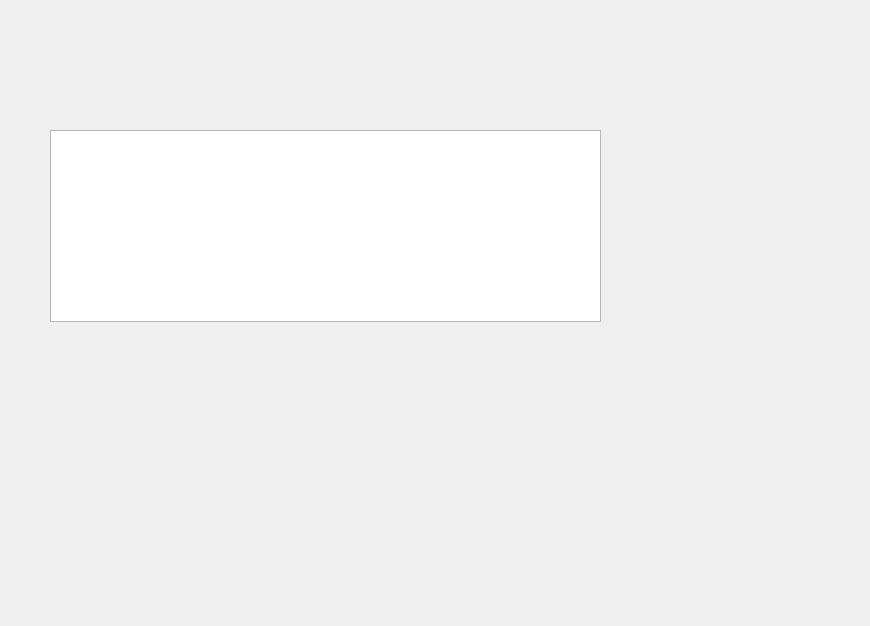
<?xml version="1.0" encoding="UTF-8"?>
<ui version="4.0">
 <class>QuotesIndexWindow</class>
 <widget class="QWidget" name="QuotesIndexWindow">
  <property name="geometry">
   <rect>
    <x>0</x>
    <y>0</y>
    <width>870</width>
    <height>626</height>
   </rect>
  </property>
  <property name="windowTitle">
   <string>Form</string>
  </property>
  <widget class="QListView" name="quotestListView">
   <property name="geometry">
    <rect>
     <x>50</x>
     <y>130</y>
     <width>551</width>
     <height>192</height>
    </rect>
   </property>
   <property name="resizeMode">
    <enum>QListView::Adjust</enum>
   </property>
   <property name="viewMode">
    <enum>QListView::ListMode</enum>
   </property>
  </widget>
 </widget>
 <resources/>
 <connections/>
</ui>
